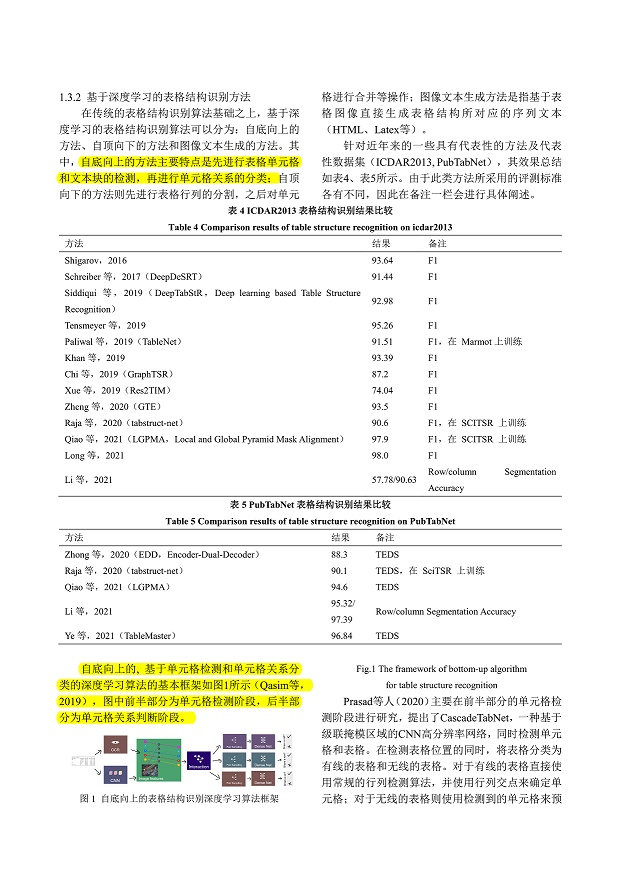
#> input picture main/images/layout.jpg, 621 x 877 px
$ python -i load_image.py   (imports and definitions only)
#> lines starting #> are read from the running program, lines starting #| are printed output that depends on the picture
# -*- encoding: utf-8 -*-
# @Author: SWHL
# @Contact: liekkaskono@163.com
from io import BytesIO
from pathlib import Path
from typing import Any, Union

import cv2
import numpy as np
import requests
from PIL import Image, ImageOps, UnidentifiedImageError

from .utils import is_url

root_dir = Path(__file__).resolve().parent
InputType = Union[str, np.ndarray, bytes, Path, Image.Image]


class LoadImage:
    def __init__(self):
        pass

    # [85 lines left out: functions __call__, load_img, verify_exist, exif_transpose, img_to_ndarray, convert_img, not called in this run]

    @staticmethod
    def cvt_two_to_three(img: np.ndarray) -> np.ndarray:
        """gray + alpha → BGR"""
        img_gray = img[..., 0]
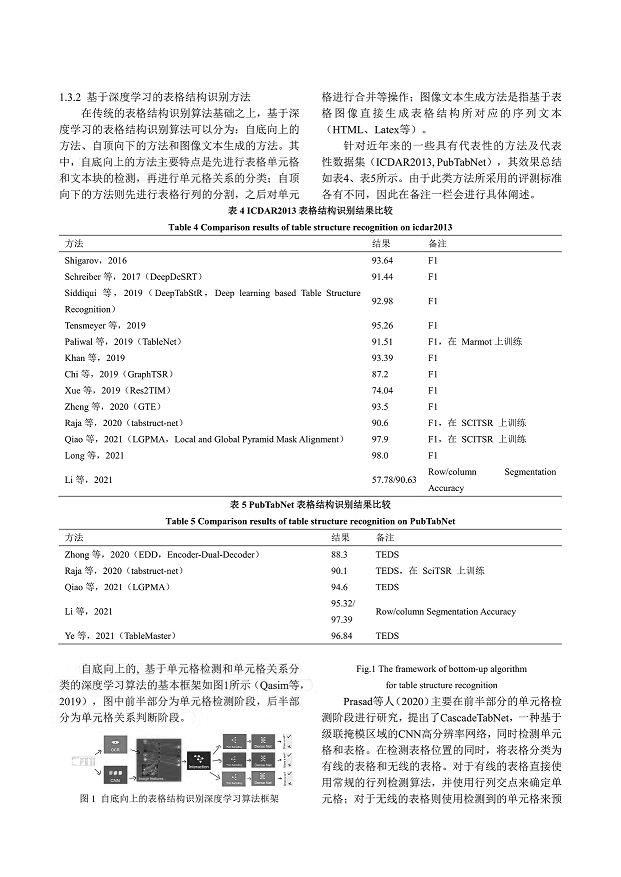
#> img_gray: shape (877, 621); min 0, max 255, mean 242.4
        img_bgr = cv2.cvtColor(img_gray, cv2.COLOR_GRAY2BGR)

        img_alpha = img[..., 1]
        not_a = cv2.bitwise_not(img_alpha)
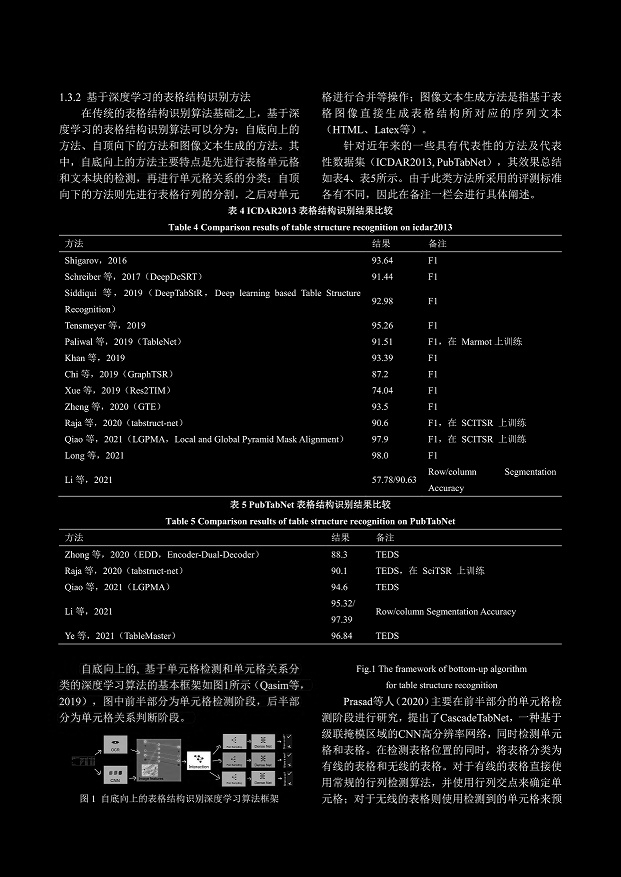
#> not_a: shape (877, 621); min 0, max 255, mean 12.4
        not_a = cv2.cvtColor(not_a, cv2.COLOR_GRAY2BGR)
#> not_a: shape (877, 621, 3)

        new_img = cv2.bitwise_and(img_bgr, img_bgr, mask=img_alpha)
        new_img = cv2.add(new_img, not_a)
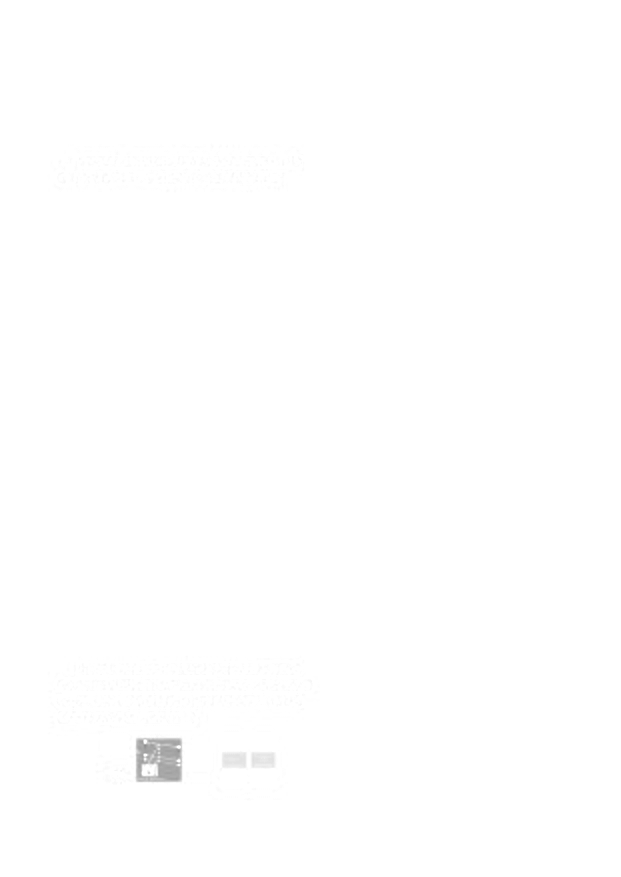
#> new_img: shape (877, 621, 3); min 142, max 255, mean 254.7
        return new_img

    # [38 lines left out: function cvt_four_to_three, not called in this run]


class LoadImageError(Exception):
    pass

>>> import cv2
>>> picture = cv2.cvtColor(cv2.imread('../../main/images/layout.jpg'), cv2.COLOR_BGR2RGB)
>>> result = LoadImage().cvt_two_to_three(picture)
